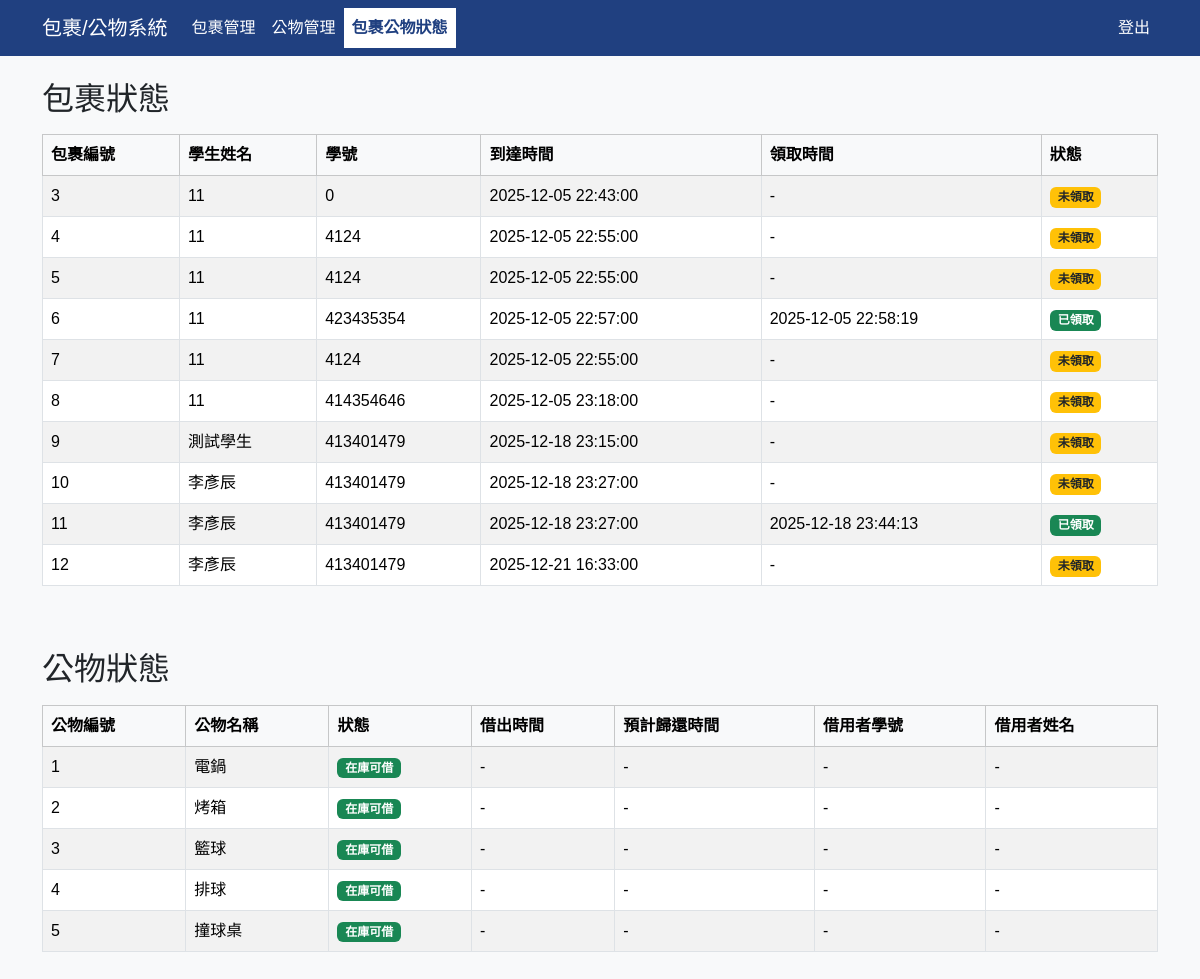
/state.php (signed in), run on the app's committed database.
### tables this page shows
CREATE TABLE `package` (
  `package_id` int(255) NOT NULL,
  `student_name` varchar(30) NOT NULL,
  `student_id` int(11) NOT NULL,
  `arrive_time` datetime NOT NULL,
  `receive_time` datetime DEFAULT NULL,
  `state` varchar(10) NOT NULL DEFAULT 'N',
  `image_path` varchar(255) DEFAULT NULL
);

CREATE TABLE `public` (
  `public_id` int(255) NOT NULL,
  `public_name` varchar(255) NOT NULL,
  `state` varchar(255) NOT NULL DEFAULT 'Y',
  `borrow_time` datetime DEFAULT NULL,
  `expected_return_time` datetime DEFAULT NULL,
  `borrower_id` int(11) DEFAULT NULL,
  `borrower_name` varchar(255) DEFAULT NULL
);

### state.php (the view, shortened to what this page needs)
<?php
require 'config/db.php';
$packageSql    = "SELECT * FROM package ORDER BY package_id ASC";
$packageResult = mysqli_query($conn, $packageSql);
$publicSql    = "SELECT * FROM public ORDER BY public_id ASC";
$publicResult = mysqli_query($conn, $publicSql);
include 'includes/header.php';
?>
<div class="container mt-4 mb-5">
  <h2 class="mb-3">包裹狀態</h2>
  <div class="table-responsive mb-5">
    <table class="table table-striped table-bordered align-middle">
      <thead class="table-light">
        <tr>
          <th>包裹編號</th>
          <th>學生姓名</th>
          <th>學號</th>
          <th>到達時間</th>
          <th>領取時間</th>
          <th>狀態</th>
        </tr>
      </thead>
      <tbody>
        <?php if ($packageResult && mysqli_num_rows($packageResult) > 0): ?>
          <?php while ($row = mysqli_fetch_assoc($packageResult)): ?>
            <?php
              $stateText  = ($row['state'] === 'Y') ? '已領取' : '未領取';
              $stateBadge = ($row['state'] === 'Y') ? 'bg-success' : 'bg-warning text-dark';
            ?>
            <tr>
              <td><?= htmlspecialchars($row['package_id']) ?></td>
              <td><?= htmlspecialchars($row['student_name']) ?></td>
              <td><?= htmlspecialchars($row['student_id']) ?></td>
              <td><?= htmlspecialchars($row['arrive_time']) ?></td>
              <td><?= $row['receive_time'] ? htmlspecialchars($row['receive_time']) : '-' ?></td>
              <td>
                <span class="badge <?= $stateBadge ?>"><?= $stateText ?></span>
              </td>
            </tr>
          <?php endwhile; ?>
        <?php else: ?>
          <tr>
            <td colspan="6" class="text-center">目前沒有包裹資料</td>
          </tr>
        <?php endif; ?>
      </tbody>
    </table>
  </div>
  <h2 class="mb-3">公物狀態</h2>
  <div class="table-responsive">
    <table class="table table-striped table-bordered align-middle">
      <thead class="table-light">
        <tr>
          <th>公物編號</th>
          <th>公物名稱</th>
          <th>狀態</th>
          <th>借出時間</th>
          <th>預計歸還時間</th>
          <th>借用者學號</th>
          <th>借用者姓名</th>
        </tr>
      </thead>
      <tbody>
        <?php if ($publicResult && mysqli_num_rows($publicResult) > 0): ?>
          <?php while ($row = mysqli_fetch_assoc($publicResult)): ?>
            <?php
              $stateText  = ($row['state'] === 'Y') ? '在庫可借' : '已借出';
              $stateBadge = ($row['state'] === 'Y') ? 'bg-success' : 'bg-danger';
            ?>
            <tr>
              <td><?= htmlspecialchars($row['public_id']) ?></td>
              <td><?= htmlspecialchars($row['public_name']) ?></td>
              <td><span class="badge <?= $stateBadge ?>"><?= $stateText ?></span></td>
              <td><?= $row['borrow_time'] ? htmlspecialchars($row['borrow_time']) : '-' ?></td>
              <td><?= $row['expected_return_time'] ? htmlspecialchars($row['expected_return_time']) : '-' ?></td>
              <td><?= $row['borrower_id'] ? htmlspecialchars($row['borrower_id']) : '-' ?></td>
              <td><?= $row['borrower_name'] ? htmlspecialchars($row['borrower_name']) : '-' ?></td>
            </tr>
          <?php endwhile; ?>
        <?php else: ?>
          <tr>
            <td colspan="7" class="text-center">目前沒有公物資料</td>
          </tr>
        <?php endif; ?>
      </tbody>
    </table>
  </div>
</div>
</body>
</html>

### includes/custom.css (style rules this page uses)
body { font-family: "Microsoft JhengHei", sans-serif; background: #f5f5f5; }

### data on the page
package: package_id "3", student_name "11", student "0", arrive_time "2025-12-05 22:43:00", state "未領取"
package: package_id "4", student_name "11", student "4124", arrive_time "2025-12-05 22:55:00", state "未領取"
package: package_id "5", student_name "11", student "4124", arrive_time "2025-12-05 22:55:00", state "未領取"
package: package_id "6", student_name "11", student "423435354", arrive_time "2025-12-05 22:57:00", receive_time "2025-12-05 22:58:19", state "已領取"
package: package_id "7", student_name "11", student "4124", arrive_time "2025-12-05 22:55:00", state "未領取"
package: package_id "8", student_name "11", student "414354646", arrive_time "2025-12-05 23:18:00", state "未領取"
package: package_id "9", student_name "測試學生", student "413401479", arrive_time "2025-12-18 23:15:00", state "未領取"
package: package_id "10", student_name "李彥辰", student "413401479", arrive_time "2025-12-18 23:27:00", state "未領取"
package: package_id "11", student_name "李彥辰", student "413401479", arrive_time "2025-12-18 23:27:00", receive_time "2025-12-18 23:44:13", state "已領取"
package: package_id "12", student_name "李彥辰", student "413401479", arrive_time "2025-12-21 16:33:00", state "未領取"
public: public_id "1", public_name "電鍋", state "在庫可借"
public: public_id "2", public_name "烤箱", state "在庫可借"
public: public_id "3", public_name "籃球", state "在庫可借"
public: public_id "4", public_name "排球", state "在庫可借"
public: public_id "5", public_name "撞球桌", state "在庫可借"
